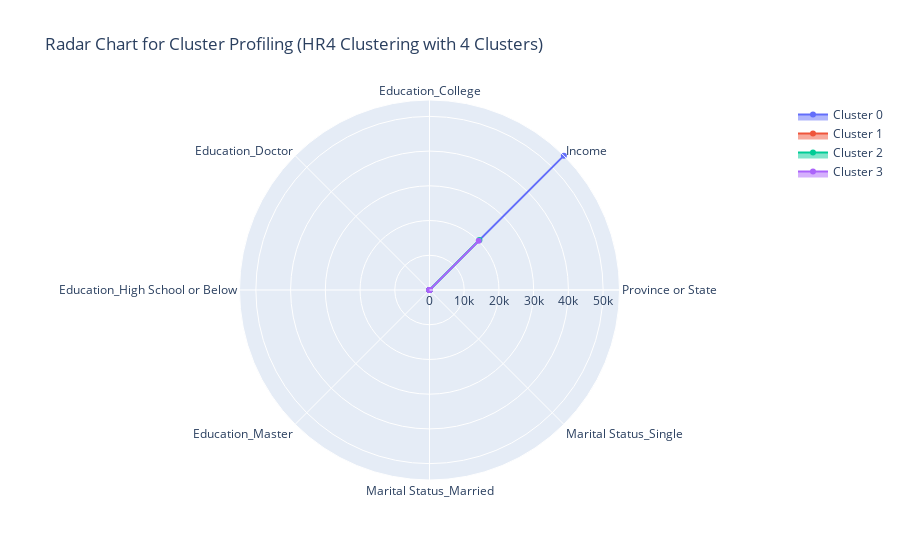

Notebook code for this chart:
### Code cell
# Radar Chart for Cluster Profiling
# Radar
import plotly.graph_objects as go
categories = list(cluster_profile_original.columns)
fig = go.Figure()
for i in cluster_profile_original.index:
    fig.add_trace(go.Scatterpolar(
        r=cluster_profile_original.loc[i].values,
        theta=categories,
        fill='toself',
        name=f'Cluster {i}'
    ))
fig.update_layout(
    polar=dict(
        radialaxis=dict(
            visible=True,
            range=[cluster_profile_original.min().min(), cluster_profile_original.max().max()]
        )),
    showlegend=True,
    title="Radar Chart for Cluster Profiling (HR4 Clustering with 4 Clusters)"
)
fig.show()

### Figure 1 — Plotly figure (JSON) as saved in the notebook; plotly's stock layout.template omitted (floating-point values rounded to 4 significant figures)
{"data": [{"fill": "toself", "name": "Cluster 0", "r": [4.496, 54710.0, 0.0, 0.0, 0.0, 0.04614, 0.6668, 0.1665], "theta": ["Province or State", "Income", "Education_College", "Education_Doctor", "Education_High School or Below", "Education_Master", "Marital Status_Married", "Marital Status_Single"], "type": "scatterpolar"}, {"fill": "toself", "name": "Cluster 1", "r": [4.495, 0.0, 1.0, 0.0, 0.0, 0.0, 0.3394, 0.5724], "theta": ["Province or State", "Income", "Education_College", "Education_Doctor", "Education_High School or Below", "Education_Master", "Marital Status_Married", "Marital Status_Single"], "type": "scatterpolar"}, {"fill": "toself", "name": "Cluster 2", "r": [4.408, 20340.0, 0.0, 0.0, 1.0, 0.0, 0.6619, 0.1775], "theta": ["Province or State", "Income", "Education_College", "Education_Doctor", "Education_High School or Below", "Education_Master", "Marital Status_Married", "Marital Status_Single"], "type": "scatterpolar"}, {"fill": "toself", "name": "Cluster 3", "r": [4.537, 20070.0, 0.0, 1.0, 0.0, 0.0, 0.6285, 0.1229], "theta": ["Province or State", "Income", "Education_College", "Education_Doctor", "Education_High School or Below", "Education_Master", "Marital Status_Married", "Marital Status_Single"], "type": "scatterpolar"}], "layout": {"polar": {"radialaxis": {"range": [0, 54710.0], "visible": true}}, "showlegend": true, "title": {"text": "Radar Chart for Cluster Profiling (HR4 Clustering with 4 Clusters)"}}}
